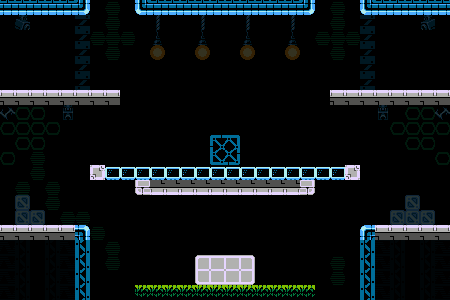

The image is a tile-based game level rendered from a .tmx file. Its description and source (layers, tilesets, objects; grid data summarised) follow:
An orthogonal 30x20 tile map with 15x15 px tiles, 4 tile layers (black, background, shadow, terrain), 4 tilesets and 12 objects.

<map version="1.2" tiledversion="1.2.1" orientation="orthogonal" renderorder="right-down" width="30" height="20" tilewidth="15" tileheight="15" infinite="0" nextlayerid="6" nextobjectid="13">
 <tileset firstgid="1" name="megacommando" tilewidth="15" tileheight="15" spacing="1" tilecount="5120" columns="64">
  <image source="megacommando.png" width="1024" height="1280" />
 </tileset>
 <tileset firstgid="5121" name="shadow" tilewidth="15" tileheight="15" spacing="1" tilecount="1" columns="1">
  <image source="shadow.png" width="16" height="16" />
 </tileset>
 <tileset firstgid="5122" name="black" tilewidth="15" tileheight="15" spacing="1" tilecount="1" columns="1">
  <image source="black.png" width="21" height="21" />
 </tileset>
 <tileset firstgid="5123" name="black" tilewidth="15" tileheight="15" tilecount="1" columns="1">
  <image source="black.png" width="21" height="21" />
 </tileset>
 <layer id="1" name="black" width="30" height="20">
  <data>[600 cells, 600 non-empty, 1 distinct tile ids]</data>
 </layer>
 <layer id="2" name="background" width="30" height="20">
  <data>[600 cells, 111 non-empty, 15 distinct tile ids]</data>
 </layer>
 <layer id="3" name="shadow" width="30" height="20">
  <data>[600 cells, 600 non-empty, 1 distinct tile ids]</data>
 </layer>
 <layer id="4" name="terrain" width="30" height="20">
  <data>[600 cells, 154 non-empty, 21 distinct tile ids]</data>
 </layer>
 <objectgroup id="5" name="collision">
  <object id="1" x="360" y="225" width="90" height="75" />
  <object id="2" x="0" y="225" width="90" height="75" />
  <object id="3" x="195" y="255" width="60" height="30" />
  <object id="4" x="0" y="0" width="90" height="15" />
  <object id="5" x="360" y="0" width="90" height="15" />
  <object id="6" x="90" y="165" width="270" height="15" />
  <object id="7" x="135" y="180" width="180" height="15" />
  <object id="8" x="0" y="90" width="120" height="15" />
  <object id="9" x="330" y="90" width="120" height="15" />
  <object id="10" x="210" y="135" width="30" height="30" />
  <object id="11" x="135" y="0" width="180" height="15" />
  <object id="12" x="135" y="285" width="180" height="15" />
 </objectgroup>
</map>
